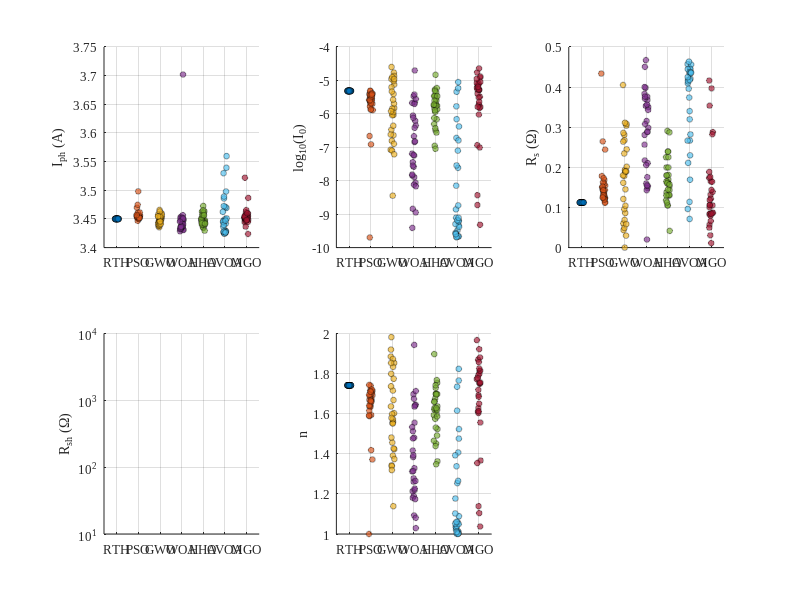

MATLAB code for this plot: (Note: this script raises an error after producing the figure.)
function Generate_ParamScatter()
%GENERATE_PARAMSCATTER Scatter plots of extracted parameters over 30 runs.

load('EqualFE_Benchmark_results.mat','datasets','algo_names','params_all');

param_labels = {'I_{ph} (A)','log_{10}(I_0)','R_s (\Omega)', ...
    'R_{sh} (\Omega)','n'};
colors = lines(numel(algo_names));

for id = 1:numel(datasets)
    fig = figure('Visible','off','Color','w');
    for ip = 1:5
        subplot(2,3,ip);
        hold on;
        for ia = 1:numel(algo_names)
            values = squeeze(params_all(id,ia,:,ip));
            x = ia + 0.18*(rand(size(values))-0.5);
            scatter(x,values,18,'MarkerFaceColor',colors(ia,:), ...
                'MarkerEdgeColor','k','MarkerFaceAlpha',0.65, ...
                'MarkerEdgeAlpha',0.35);
        end
        grid on;
        xlim([0.4,numel(algo_names)+0.6]);
        set(gca,'XTick',1:numel(algo_names),'XTickLabel',algo_names, ...
            'FontName','Times New Roman','FontSize',9);
        xtickangle(35);
        ylabel(param_labels{ip});
        if ip == 4
            set(gca,'YScale','log');
        end
    end
    sgtitle(sprintf('%s: extracted parameter distributions over 30 runs', ...
        datasets(id).name),'FontName','Times New Roman','FontWeight','bold');
    set(fig,'Position',[100 100 980 560]);
    print(fig,sprintf('figures/EqualFE_ParamScatter_%s',datasets(id).short), ...
        '-depsc','-r300');
    close(fig);
end
end
